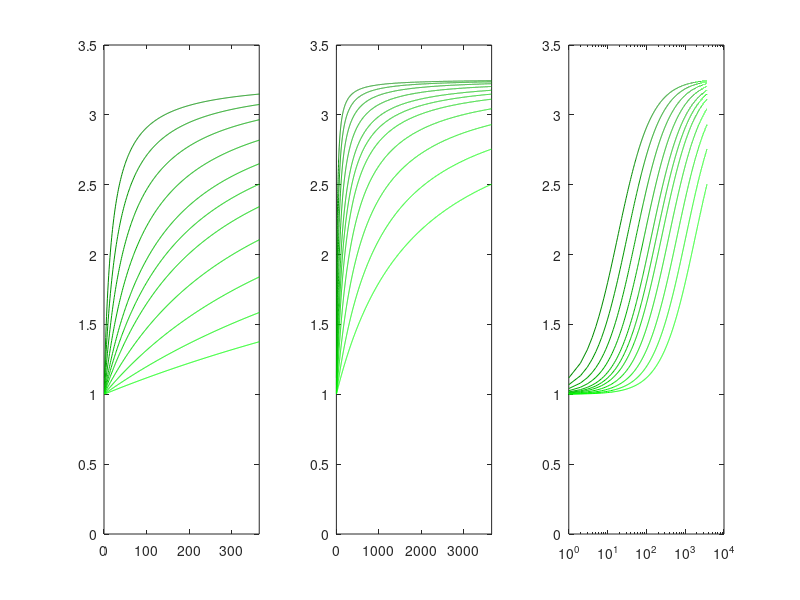

Reproduce this figure in MATLAB. (Note: this script raises an error after producing the figure.)
% function [] = run_RYGB_example()
% type_model should be a cell array.
% Options are:
% 'basic' 'regulation1' 'regulation2' 'regulation3'
clear all

%%
close all; figure();

load('F_L_forEX2.mat')

hvt     = (365/20)*10.^(sort([1-([1:5].^1.25)/(5^1.25) 1 1+([1:5].^1.25)/(5^1.25)]));
hvt0    = 365/2;

vmax0   = F_L-1;

t_final = 10*365;
ys      = 1;
xs      = 3;

for it = 1:length(hvt)
    x       = 1:t_final;
    y       = 1+vmax0*x./(hvt(it)+x);
    
    subplot(ys,xs,1)
    plot(x,y,'Color',[0 0.5+(it/length(hvt)/2) 0]); hold on
    xlim([0 t_final/10])
    ylim([0 3.5])
    
    subplot(ys,xs,2)
    plot(x,y,'Color',[0 0.5+(it/length(hvt)/2) 0]); hold on
    xlim([0 t_final])
    ylim([0 3.5])
    
    subplot(ys,xs,3)
    semilogx(x,y,'Color',[0 0.5+(it/length(hvt)/2) 0]); hold on
    ylim([0 3.5])
end


%% Do HVT sequence

% Sequence thought out to be first evenly spaced logarithmically, and then,
% after rounding and taking out duplicates, to have 100 entries. Of course,
% now it is no linger evenly spaced in the beginning, but it isnt possible
% to do smaller steps in the beginning. 
sequence = unique(ceil(10.^[0:log10(10*365)/(126):log10(10*365)]));

load(['kD_n24.mat']);

[basis]             = prep_for_exp(10);
basis.days          = 500;

for c = 1:2+length(hvt)
    
    % Before surgery
    if c>1
        basis.param(22)     = l_D1;
    end
    
    pre_surgery{c}      = run_condition(basis, 1);
    L0                  = pre_surgery{c}.input(7);
    ASBT0               = pre_surgery{c}.input(8);
    
    % Prepare for after surgery sims
    curr_sim            = pre_surgery{c};
    curr_sim.input(6)   = 1;
    curr_sim.days       = 1;
    curr_sim.param(19)  = curr_sim.param(19)/3;
    curr_sim.param(4)   = curr_sim.param(4)*3;
    
    curr_t              = 1;
    
    for it = 1:t_final
        if c >= 3
            curr_sim.input(7)= L0*(1+vmax0*it./(hvt(c-2)+it));
            curr_sim.input(8)= ASBT0*(1+vmax0*it./(hvt(c-2)+it));
        end
        
        curr_sim = run_condition(curr_sim, 1);
        
        if sum(it == sequence)
            post_days{c,find(it==sequence)}   = curr_sim;
            hyp_chars{c,find(it==sequence)}   = determine_char(curr_sim);
        end
    end
end


save 'RYGB_example2' pre_surgery post_days hyp_chars -v7.3
